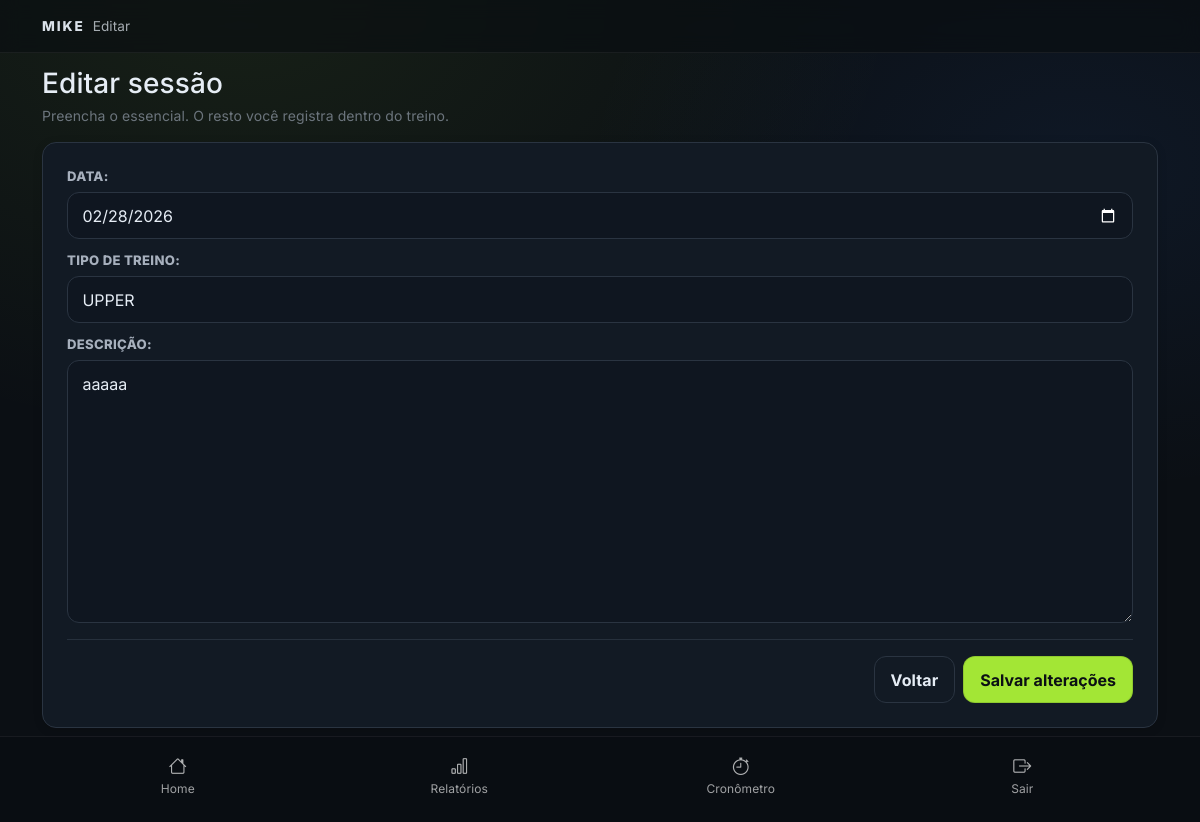
Page /training/session/15/edit/ (signed in) on the earlier database version.
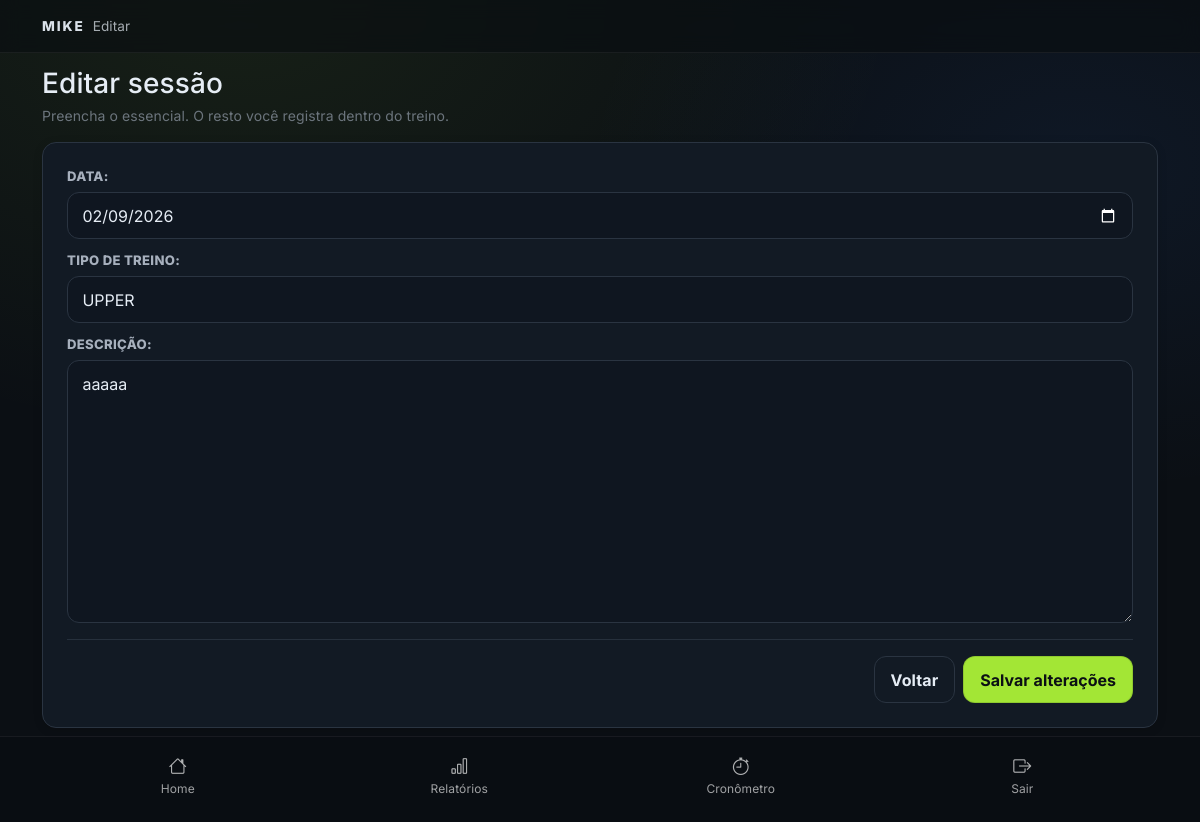
Same page on the later database version.
### training/models.py (models this page shows, shortened)
class TrainingSession(models.Model):
    SESSION_TYPES = [
        ('UPPER','UPPER'),
        ('LOWER','LOWER'),
        ('PULL','PULL'),
        ('PUSH','PUSH'),
        ('FULLBODY','FULLBODY'),
    ]
    performed_at = models.DateTimeField(default=timezone.now)
    description = models.TextField(blank=True)
    user = models.ForeignKey(
        settings.AUTH_USER_MODEL,
        on_delete=models.CASCADE,
        related_name='training_sessions'
    )
    session_type = models.CharField(
        max_length=20,
        choices=SESSION_TYPES,
        blank=True,
        null=True
    )

### training/views.py (the view)
# urls.py: path('session/<int:pk>/edit/', views.training_session_update, name='training_session_update'),
@login_required
def training_session_update(request, pk):
    session = get_object_or_404(
        TrainingSession,
        pk=pk,
        user=request.user,
    )
    if request.method == 'POST':
        form = TrainingSessionForm(request.POST, instance=session)
        if form.is_valid():
            form.save()
            return redirect('training:training_session_detail', pk=session.pk)
    else:
        form = TrainingSessionForm(instance=session)
    context = {
        'form': form,
        'session': session,
    }
    template = 'training/training_session_form.html'
    if request.GET.get('modal') == '1':
        template = 'training/partials/training_session_form_modal.html'
    return render(request, template, context)

### training/templates/training/training_session_form.html (shortened to what this page needs)
{% extends "base.html" %}
{% block section %}{% if session %}Editar{% else %}Nova sessão{% endif %}{% endblock %}
{% block content %}
  <div class="d-flex align-items-end justify-content-between pt-2 pb-3">
    <div>
      <h1 class="h3 mb-1">{% if session %}Editar sessão{% else %}Gravar nova sessão{% endif %}</h1>
      <div class="text-secondary small">
        Preencha o essencial. O resto você registra dentro do treino.
      </div>
    </div>
  </div>
  <section class="m-card p-3 p-md-4">
    <form method="post" class="m-form">
      {{ form.as_p }}
      <div class="m-divider my-3"></div>
      <div class="d-flex flex-column flex-sm-row gap-2 justify-content-end">
        {% if session %}
          <a class="m-btn-secondary" href="{% url 'training:training_session_detail' pk=session.pk %}">
            Voltar
          </a>
        {% else %}
          <a class="m-btn-secondary" href="{% url 'training:training_session_list' %}">
            Voltar
          </a>
        {% endif %}
        <button type="submit" class="m-btn-primary">
          {% if session %}Salvar alterações{% else %}Salvar{% endif %}
        </button>
      </div>
    </form>
  </section>
{% endblock %}

Differences in the rows shown:
changed TrainingSession "UPPER": performed_at "02/28/2026" → "02/09/2026"
